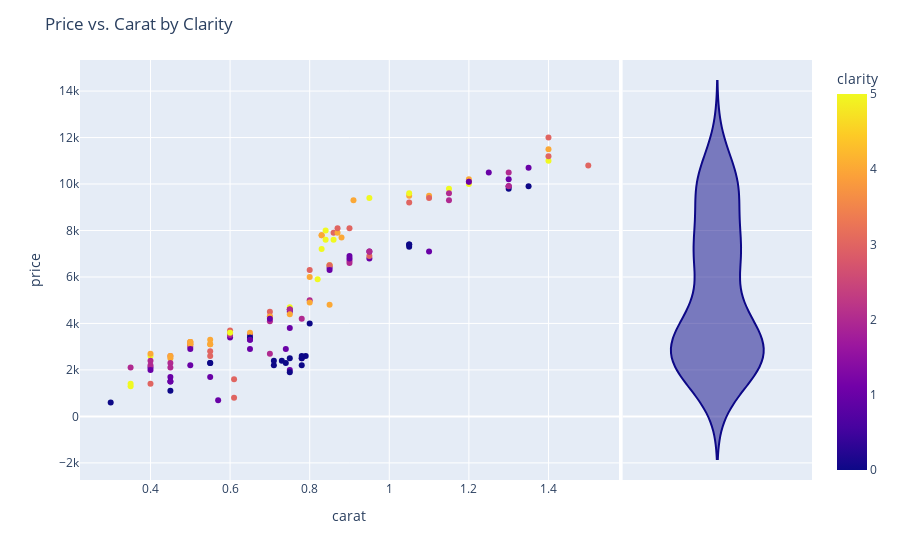

Write notebook code for a chart like this one.
### Code cell
fig = px.scatter(df, x='carat', y='price', color='clarity', marginal_y='violin')
fig.update_layout(title='Price vs. Carat by Clarity')
fig.show()

### Figure 1 — Plotly figure (JSON) as saved in the notebook; plotly's stock layout.template omitted (floating-point values rounded to 4 significant figures; data arrays with more than 128 entries replaced by an {"elided": "..."} marker saying what was removed)
{"data": [{"hovertemplate": "carat=%{x}<br>price=%{y}<br>clarity=%{marker.color}<extra></extra>", "legendgroup": "", "marker": {"color": {"elided": "141 int values"}, "coloraxis": "coloraxis", "symbol": "circle"}, "mode": "markers", "name": "", "orientation": "v", "showlegend": false, "type": "scatter", "x": {"elided": "141 float values"}, "xaxis": "x", "y": {"elided": "141 int values"}, "yaxis": "y"}, {"alignmentgroup": "True", "hovertemplate": "price=%{y}<extra></extra>", "legendgroup": "", "marker": {"color": "#0d0887", "symbol": "circle"}, "name": "", "offsetgroup": "", "scalegroup": "y", "showlegend": false, "type": "violin", "xaxis": "x2", "y": {"elided": "141 int values"}, "yaxis": "y2"}], "layout": {"coloraxis": {"colorbar": {"title": {"text": "clarity"}}, "colorscale": [[0, "#0d0887"], [0.1111, "#46039f"], [0.2222, "#7201a8"], [0.3333, "#9c179e"], [0.4444, "#bd3786"], [0.5556, "#d8576b"], [0.6667, "#ed7953"], [0.7778, "#fb9f3a"], [0.8889, "#fdca26"], [1, "#f0f921"]]}, "legend": {"tracegroupgap": 0}, "margin": {"t": 60}, "title": {"text": "Price vs. Carat by Clarity"}, "xaxis": {"anchor": "y", "domain": [0, 0.7363], "title": {"text": "carat"}}, "xaxis2": {"anchor": "y2", "domain": [0.7413, 1], "matches": "x2", "showgrid": false, "showline": false, "showticklabels": false, "ticks": ""}, "yaxis": {"anchor": "x", "domain": [0, 1], "title": {"text": "price"}}, "yaxis2": {"anchor": "x2", "domain": [0, 1], "matches": "y", "showgrid": true, "showticklabels": false}}}
